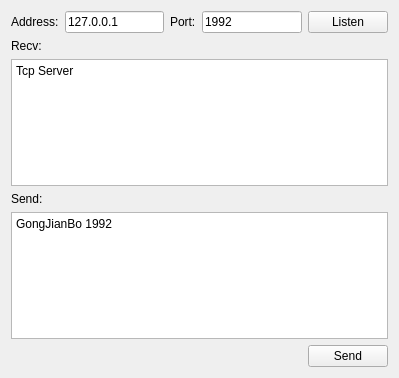
<?xml version="1.0" encoding="UTF-8"?>
<ui version="4.0">
 <class>Widget</class>
 <widget class="QWidget" name="Widget">
  <property name="geometry">
   <rect>
    <x>0</x>
    <y>0</y>
    <width>399</width>
    <height>378</height>
   </rect>
  </property>
  <property name="windowTitle">
   <string>Widget</string>
  </property>
  <layout class="QVBoxLayout" name="verticalLayout">
   <item>
    <layout class="QHBoxLayout" name="horizontalLayout">
     <item>
      <widget class="QLabel" name="label">
       <property name="text">
        <string>Address:</string>
       </property>
      </widget>
     </item>
     <item>
      <widget class="QLineEdit" name="editAddress">
       <property name="text">
        <string>127.0.0.1</string>
       </property>
      </widget>
     </item>
     <item>
      <widget class="QLabel" name="label_2">
       <property name="text">
        <string>Port:</string>
       </property>
      </widget>
     </item>
     <item>
      <widget class="QLineEdit" name="editPort">
       <property name="text">
        <string>1992</string>
       </property>
      </widget>
     </item>
     <item>
      <widget class="QPushButton" name="btnListen">
       <property name="text">
        <string>Listen</string>
       </property>
      </widget>
     </item>
    </layout>
   </item>
   <item>
    <widget class="QLabel" name="label_3">
     <property name="text">
      <string>Recv:</string>
     </property>
    </widget>
   </item>
   <item>
    <widget class="QTextEdit" name="textRecv">
     <property name="html">
      <string>&lt;!DOCTYPE HTML PUBLIC &quot;-//W3C//DTD HTML 4.0//EN&quot; &quot;http://www.w3.org/TR/REC-html40/strict.dtd&quot;&gt;
&lt;html&gt;&lt;head&gt;&lt;meta name=&quot;qrichtext&quot; content=&quot;1&quot; /&gt;&lt;style type=&quot;text/css&quot;&gt;
p, li { white-space: pre-wrap; }
&lt;/style&gt;&lt;/head&gt;&lt;body style=&quot; font-family:'SimSun'; font-size:9pt; font-weight:400; font-style:normal;&quot;&gt;
&lt;p style=&quot; margin-top:0px; margin-bottom:0px; margin-left:0px; margin-right:0px; -qt-block-indent:0; text-indent:0px;&quot;&gt;Tcp Server&lt;/p&gt;&lt;/body&gt;&lt;/html&gt;</string>
     </property>
    </widget>
   </item>
   <item>
    <widget class="QLabel" name="label_4">
     <property name="text">
      <string>Send:</string>
     </property>
    </widget>
   </item>
   <item>
    <widget class="QTextEdit" name="textSend">
     <property name="html">
      <string>&lt;!DOCTYPE HTML PUBLIC &quot;-//W3C//DTD HTML 4.0//EN&quot; &quot;http://www.w3.org/TR/REC-html40/strict.dtd&quot;&gt;
&lt;html&gt;&lt;head&gt;&lt;meta name=&quot;qrichtext&quot; content=&quot;1&quot; /&gt;&lt;style type=&quot;text/css&quot;&gt;
p, li { white-space: pre-wrap; }
&lt;/style&gt;&lt;/head&gt;&lt;body style=&quot; font-family:'SimSun'; font-size:9pt; font-weight:400; font-style:normal;&quot;&gt;
&lt;p style=&quot; margin-top:0px; margin-bottom:0px; margin-left:0px; margin-right:0px; -qt-block-indent:0; text-indent:0px;&quot;&gt;GongJianBo 1992&lt;/p&gt;&lt;/body&gt;&lt;/html&gt;</string>
     </property>
    </widget>
   </item>
   <item>
    <layout class="QHBoxLayout" name="horizontalLayout_2">
     <item>
      <spacer name="horizontalSpacer">
       <property name="orientation">
        <enum>Qt::Horizontal</enum>
       </property>
       <property name="sizeHint" stdset="0">
        <size>
         <width>40</width>
         <height>20</height>
        </size>
       </property>
      </spacer>
     </item>
     <item>
      <widget class="QPushButton" name="btnSend">
       <property name="text">
        <string>Send</string>
       </property>
      </widget>
     </item>
    </layout>
   </item>
  </layout>
 </widget>
 <resources/>
 <connections/>
</ui>
